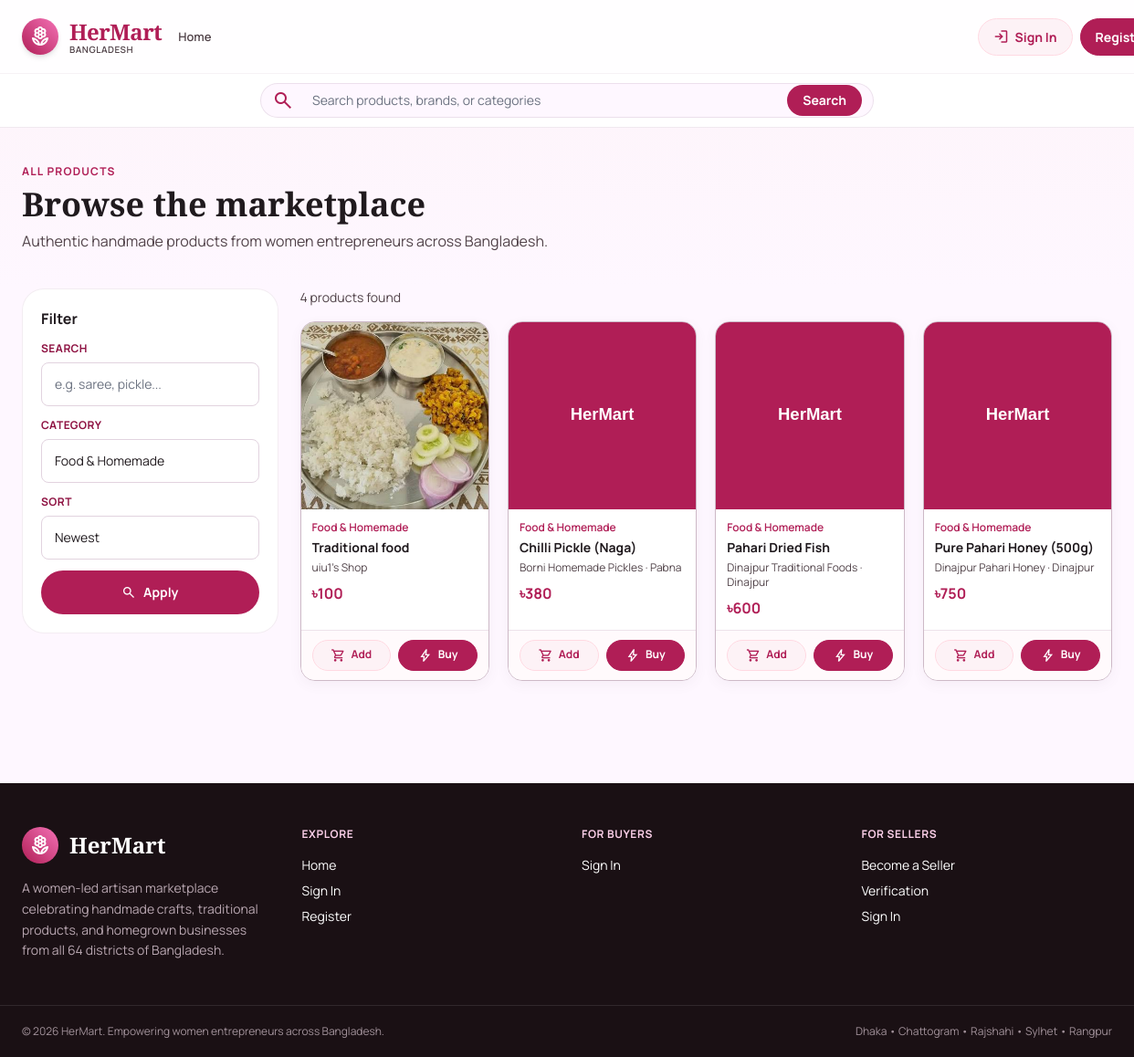
Page /customer/products.php?cat=food on the committed database.
### tables this page shows
CREATE TABLE `products` (
  `id` int(11) NOT NULL,
  `seller_id` int(11) DEFAULT NULL,
  `category_id` int(11) DEFAULT NULL,
  `name` varchar(180) NOT NULL,
  `description` text DEFAULT NULL,
  `price` decimal(10,2) NOT NULL DEFAULT 0.00,
  `discount_price` decimal(10,2) DEFAULT NULL,
  `stock` int(11) NOT NULL DEFAULT 0,
  `sku` varchar(80) DEFAULT NULL,
  `material` varchar(120) DEFAULT NULL,
  `color` varchar(60) DEFAULT NULL,
  `size` varchar(60) DEFAULT NULL,
  `image` varchar(255) DEFAULT NULL,
  `status` enum('active','draft','out_of_stock','inactive') NOT NULL DEFAULT 'active',
  `created_at` timestamp NOT NULL DEFAULT current_timestamp(),
  `updated_at` timestamp NOT NULL DEFAULT current_timestamp() ON UPDATE current_timestamp()
);

CREATE TABLE `categories` (
  `id` int(11) NOT NULL,
  `name` varchar(80) NOT NULL,
  `slug` varchar(80) NOT NULL,
  `icon` varchar(60) DEFAULT 'category',
  `description` varchar(255) DEFAULT NULL
);

CREATE TABLE `businesses` (
  `id` int(11) NOT NULL,
  `owner_id` int(11) DEFAULT NULL,
  `shop_name` varchar(150) NOT NULL,
  `description` text DEFAULT NULL,
  `category_id` int(11) DEFAULT NULL,
  `location_id` int(11) DEFAULT NULL,
  `division` varchar(60) DEFAULT NULL,
  `district` varchar(80) DEFAULT NULL,
  `upazila` varchar(80) DEFAULT NULL,
  `address` varchar(255) DEFAULT NULL,
  `phone` varchar(30) DEFAULT NULL,
  `facebook` varchar(255) DEFAULT NULL,
  `online_shop` varchar(255) DEFAULT NULL,
  `profile_image` varchar(255) DEFAULT NULL,
  `cover_image` varchar(255) DEFAULT NULL,
  `rating` decimal(3,2) NOT NULL DEFAULT 0.00,
  `verified` tinyint(1) NOT NULL DEFAULT 0,
  `status` enum('active','inactive','suspended') NOT NULL DEFAULT 'active',
  `created_at` timestamp NOT NULL DEFAULT current_timestamp(),
  `updated_at` timestamp NOT NULL DEFAULT current_timestamp() ON UPDATE current_timestamp()
);

### includes/db.php (called while the page is built, shortened)
<?php
$host = DB_HOST;
$user = DB_USER;
$pass = DB_PASS;
$db   = DB_NAME;
$port = DB_PORT;
$conn = @new mysqli($host, $user, $pass, $db, $port);
$db_ready = !$conn->connect_error;
function db_select($sql, $types = '', $params = []) {
    global $conn, $db_ready;
    $stmt = $conn->prepare($sql);
    if ($types !== '' && count($params) > 0) {
        $refs = [];
        foreach ($params as $k => $v) {
            $refs[$k] = &$params[$k];
        }
        array_unshift($refs, $types);
        call_user_func_array([$stmt, 'bind_param'], $refs);
    }
    if (!$stmt->execute()) {
        error_log('[HerMart] db_select execute failed: ' . $stmt->error . ' | SQL: ' . $sql);
        $stmt->close();
        return [];
    }
    $res = $stmt->get_result();
    $rows = $res ? $res->fetch_all(MYSQLI_ASSOC) : [];
    return $rows;
}
function h($str) {
    return htmlspecialchars((string)$str, ENT_QUOTES, 'UTF-8');
}

### customer/products.php (the view, shortened to what this page needs)
<?php
$cat  = $_GET['cat'] ?? '';
$q    = trim($_GET['q'] ?? '');
$sort = $_GET['sort'] ?? 'newest';
$where = [];
$args  = [];
$types = '';
$sql = "SELECT p.*, b.shop_name AS brand, b.division, b.district, c.name AS category_name, c.slug AS category_slug
        FROM products p
        LEFT JOIN businesses b ON b.id = p.seller_id
        LEFT JOIN categories  c ON c.id = p.category_id
        WHERE p.status IN ('active','out_of_stock')";
if ($cat !== '') {
    $where[] = "c.slug = ?";
    $args[]  = $cat; $types .= 's';
}
if ($where) $sql .= ' AND ' . implode(' AND ', $where);
$order = match ($sort) {
    'price_asc'  => 'p.price ASC',
    'price_desc' => 'p.price DESC',
    default      => 'p.created_at DESC',
};
$sql .= " ORDER BY $order";
$products = db_select($sql, $types, $args);
$cats = categories_all();
include __DIR__ . '/../includes/header.php';
?>
<section class="bg-gradient-to-b from-primary-light/40 to-transparent">
  <div class="max-w-7xl mx-auto px-4 md:px-6 py-10">
    <p class="text-xs uppercase tracking-widest font-bold text-primary">All Products</p>
    <h1 class="font-serif text-3xl md:text-4xl font-bold mt-2">Browse the marketplace</h1>
    <p class="text-on-surface-variant mt-2 max-w-2xl">Authentic handmade products from women entrepreneurs across Bangladesh.</p>
  </div>
</section>
<section class="max-w-7xl mx-auto px-4 md:px-6 pb-12 grid lg:grid-cols-4 gap-6">
  <aside class="lg:col-span-1">
    <form method="get" class="bg-white rounded-3xl border border-outline/40 p-5 sticky top-24">
      <h3 class="font-bold mb-3">Filter</h3>
      <label class="hm-label">Search</label>
      <input type="text" name="q" value="<?= h($q) ?>" placeholder="e.g. saree, pickle..." class="hm-input mb-3">
      <label class="hm-label">Category</label>
      <select name="cat" class="hm-select mb-3">
        <?php foreach ($cats as $c): ?>
          <option value="<?= h($c['slug']) ?>" <?= $cat === $c['slug'] ? 'selected' : '' ?>><?= h($c['name']) ?></option>
        <?php endforeach; ?>
      </select>
      <label class="hm-label">Sort</label>
      <select name="sort" class="hm-select mb-3">
        <option value="newest" <?= $sort === 'newest' ? 'selected' : '' ?>>Newest</option>
      </select>
      <button type="submit" class="hm-btn hm-btn-primary w-full justify-center">
        <span class="material-symbols-outlined text-base">search</span>
        Apply
      </button>
    </form>
  </aside>
  <div class="lg:col-span-3">
    <p class="text-sm text-on-surface-variant mb-4"><?= count($products) ?> products found</p>
    <?php if (empty($products)): ?>
      <div class="bg-white rounded-3xl border border-outline/40 p-10 text-center">
        <span class="material-symbols-outlined text-primary text-5xl">inventory_2</span>
        <h3 class="text-xl font-bold mt-3">No products match your filter</h3>
        <p class="text-on-surface-variant mt-1">Try clearing filters or browse all categories.</p>
        <a href="products.php" class="hm-btn hm-btn-primary mt-4 inline-flex">Clear filters</a>
      </div>
    <?php else: ?>
      <div class="products-page-grid grid grid-cols-1 sm:grid-cols-2 md:grid-cols-3 lg:grid-cols-4 gap-5">
        <?php foreach ($products as $p): ?>
          <?php render_product_card($p, cart_action_url()); ?>
        <?php endforeach; ?>
      </div>
    <?php endif; ?>
  </div>
</section>
<?php include __DIR__ . '/../includes/footer.php'; ?>

### includes/functions.php (shortened to what this page needs)
<?php
require_once __DIR__ . '/db.php';
function site_asset_url($path) {
    $script_path = str_replace('\\', '/', $_SERVER['SCRIPT_NAME'] ?? '');
    $script_dir = dirname($script_path);
    if (preg_match('#/(customer|seller|admin)$#', $script_dir)) {
        $script_dir = dirname($script_dir);
    }
    $base = rtrim($script_dir, '/.');
    return ($base === '' ? '' : $base) . '/' . ltrim($path, '/');
}
function product_image_fallback() {
    return site_asset_url('assets/images/hermart-placeholder.svg');
}
function site_image_url($name, $fallback = null) {
    $img = trim((string)$name);
    $fallback = $fallback ?? product_image_fallback();
    $relative_path = ltrim(str_replace('\\', '/', $img), '/');
    if (strpos($relative_path, '/') === false) {
        $relative_path = 'assets/images/' . $relative_path;
    }
    $root = realpath(dirname(__DIR__));
    $file = $root . DIRECTORY_SEPARATOR . str_replace('/', DIRECTORY_SEPARATOR, $relative_path);
    $resolved = realpath($file);
    if (!$resolved || !is_file($resolved) || strpos($resolved, $root . DIRECTORY_SEPARATOR) !== 0) {
        return $fallback;
    }
    return site_asset_url($relative_path);
}
function site_image_attrs($name) {
    return 'src="' . h(site_image_url($name)) . '" data-image-fallback="' . h(product_image_fallback()) . '" onerror="this.onerror=null;this.src=this.dataset.imageFallback"';
}
function product_image_attrs($name) {
    return site_image_attrs($name);
}
function money_tk($amount) {
    return '৳' . number_format((float)$amount, 0);
}
function is_in_stock(array $p): bool {
    return (int)($p['stock'] ?? 0) > 0
        && ($p['status'] ?? 'active') === 'active';
}
function render_product_card(array $p, string $cart_action, string $details_href = 'product-details.php'): void {
    $brand    = $p['brand'] ?? ($p['brand_name'] ?? '');
    $district = $p['district'] ?? '';
    $cat_name = $p['category_name'] ?? '';
    $price    = $p['discount_price'] ?? $p['price'];
    $id       = (int)$p['id'];
    $in       = is_in_stock($p);
    $is_own_product = false;
    ?>
    <div class="product-card">
      <a href="<?= h($details_href) ?>?id=<?= $id ?>" class="product-card-info">
        <img <?= product_image_attrs($p['image']) ?> alt="<?= h($p['name']) ?>">
        <div class="p-3 flex-1 flex flex-col">
          <div class="text-xs font-semibold text-primary mb-1"><?= h($cat_name) ?></div>
          <h3 class="font-bold text-on-surface text-sm leading-snug line-clamp-2"><?= h($p['name']) ?></h3>
          <p class="text-xs text-on-surface-variant mt-1"><?= h($brand) ?><?= $district !== '' ? ' · ' . h($district) : '' ?></p>
          <div class="mt-2 font-bold text-primary"><?= money_tk($price) ?></div>
        </div>
      </a>
      <div class="product-card-actions">
        <form method="post" action="<?= h($cart_action) ?>" class="contents" data-cart-add-form>
                    <?php if ($is_own_product): ?>
                        <input type="number" name="quantity" value="1" min="1" max="10000" aria-label="Quantity to add to stock" class="w-14 rounded-lg border border-outline/50 px-2 py-1 text-center text-xs">
                        <button type="submit" class="hm-product-action hm-product-action-secondary hm-product-action-compact">
                            <span class="material-symbols-outlined">add_box</span> Add stock
                        </button>
                    <?php elseif ($in): ?>
            <button type="submit" data-cart-add class="hm-product-action hm-product-action-secondary hm-product-action-compact">
              <span class="material-symbols-outlined">shopping_cart</span> Add
            </button>
            <button type="submit" name="go_cart" value="1" class="hm-product-action hm-product-action-primary hm-product-action-compact">
              <span class="material-symbols-outlined">bolt</span> Buy
            </button>
          <?php else: ?>
            <span class="product-card-stock-badge">Out of stock</span>
          <?php endif; ?>
        </form>
      </div>
    </div>
    <?php
}
function categories_all() {
    return db_select("SELECT id, name, slug, icon FROM categories ORDER BY name ASC");
}

### assets/css/style.css (style rules this page uses)
html { scroll-behavior: smooth; }
body { -webkit-font-smoothing: antialiased; -moz-osx-font-smoothing: grayscale; font-family: 'Manrope', sans-serif; color: #201a1e; background: #fef7ff; }
.material-symbols-outlined { font-family: 'Material Symbols Outlined'; font-weight: normal; font-style: normal; font-size: 24px; line-height: 1; letter-spacing: normal; text-transform: none; display: inline-block; white-space: nowrap; word-wrap: normal; direction: ltr; font-feature-settings: 'liga'; -webkit-font-smoothing: antialiased; font-variation-settings: 'FILL' 0, 'wght' 400, 'GRAD' 0, 'opsz' 24; vertical-align: middle; }
button, .hm-btn { border-radius: 9999px; font-family: inherit; }
.hm-btn { display: inline-flex; align-items: center; justify-content: center; gap: 8px; padding: 11px 22px; border-radius: 9999px; font-weight: 700; font-size: 14px; border: 1px solid transparent; cursor: pointer; text-decoration: none; transition: all 0.15s ease; white-space: nowrap; line-height: 1.2; }
.hm-btn-primary { background: #b01e56; color: #fff; }
.hm-input, .hm-select, .hm-textarea { width: 100%; padding: 11px 14px; border-radius: 0.5rem; border: 1px solid #e2d3df; background: #fff; color: #201a1e; font-size: 14px; font-family: inherit; transition: all 0.15s ease; }
.hm-label { display: block; font-size: 12px; font-weight: 700; text-transform: uppercase; letter-spacing: 0.04em; color: #8e1242; margin-bottom: 6px; }
.hm-product-action { display: inline-flex; align-items: center; justify-content: center; gap: 8px; min-width: 180px; padding: 14px 28px; border-radius: 9999px; font-weight: 700; font-size: 15px; border: 1px solid transparent; cursor: pointer; text-decoration: none; white-space: nowrap; line-height: 1.2; font-family: inherit; transition: background 0.2s ease, color 0.2s ease, border-color 0.2s ease, box-shadow 0.2s ease, transform 0.2s ease, filter 0.2s ease; }
.hm-product-action-secondary { background: #fdf2f6; color: #b01e56; border-color: #ffd9e2; }
.hm-product-action-primary { background: #b01e56; color: #ffffff; border-color: #b01e56; }
.hm-product-action .material-symbols-outlined { font-size: 20px; }
.product-card { background: #fff; border-radius: 1rem; border: 1px solid #e2d3df; box-shadow: 0 4px 14px rgba(101, 88, 95, 0.06); overflow: hidden; transition: transform 0.2s ease, box-shadow 0.2s ease, border-color 0.2s ease; display: flex; flex-direction: column; text-decoration: none; color: inherit; height: 100%; }
.product-card img { width: 100%; aspect-ratio: 1 / 1; object-fit: cover; display: block; }
.products-page-grid .product-card { border-color: #cdb9c7; }
.product-card-info { display: flex; flex-direction: column; flex: 1; text-decoration: none; color: inherit; min-width: 0; }
.product-card-actions { display: flex; gap: 8px; align-items: center; padding: 10px 12px; border-top: 1px solid rgba(226, 211, 223, 0.6); background: #fffafc; }
.product-card-actions .hm-product-action { flex: 1; }
.hm-product-action-compact { min-width: 0; padding: 8px 14px; font-size: 12px; border-radius: 9999px; gap: 6px; line-height: 1.2; }
.hm-product-action-compact .material-symbols-outlined { font-size: 16px; }

### rows in the picture
products: image (picture), category.name "Food & Homemade", name "Traditional food", seller.shop_name "uiu1's Shop", money_tk($price) "৳100", status "active" (drawn), stock "Add"
products: category.name "Food & Homemade", name "Chilli Pickle (Naga)", seller.shop_name "Borni Homemade Pickles", seller.district "Pabna", money_tk($price) "৳380", status "active" (drawn), stock "Add"
products: category.name "Food & Homemade", name "Pahari Dried Fish", seller.shop_name "Dinajpur Traditional Foods", seller.district "Dinajpur", money_tk($price) "৳600", status "active" (drawn), stock "Add"
products: category.name "Food & Homemade", name "Pure Pahari Honey (500g)", seller.shop_name "Dinajpur Pahari Honey", seller.district "Dinajpur", money_tk($price) "৳750", status "active" (drawn), stock "Add"

### other values in the picture
count($products) "4"
form field cat "Food & Homemade"
